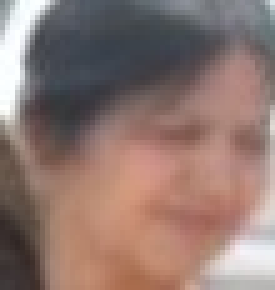
//> input picture images/face-11-DSC_6029.jpg, 55 x 58 px (shown 5 times larger); its folder holds only this picture in this run
$ ./main   (built with g++ and OpenCV 4)
//> lines starting //> are read from the running program, lines starting //| are printed output that depends on the picture
#include <opencv2/opencv.hpp>
#include <iostream>
#include <iomanip>
#include <vector>
using namespace cv;
using namespace std;


double calcSharpness(const Mat& img) {
    Mat gray, lap;
    cvtColor(img, gray, COLOR_BGR2GRAY);
    Laplacian(gray, lap, CV_64F);
    Scalar mu, sigma;
    meanStdDev(lap, mu, sigma);
    return sigma.val[0] * sigma.val[0];
}

int main() {
    vector<String> files;
    glob("images/*.jpg", files);
    if (files.empty()) {
        cout << "No images found in /images folder!" << endl;
        return -1;
    }

    for (auto &path : files) {
        Mat img = imread(path);
//> img is the input picture: 58 rows x 55 cols, CV_8UC3; mean B, G, R 113, 119.5, 143.4
        if (img.empty()) {
            cerr << "Could not read: " << path << endl;
            continue;
        }


        Mat kernel = (Mat_<float>(3,3) <<
                       0, -1,  0,
                      -1,  5, -1,
                       0, -1,  0);
        Mat sharpened;
        filter2D(img, sharpened, img.depth(), kernel);


        Mat lab;
        cvtColor(sharpened, lab, COLOR_BGR2Lab);
//> lab: 58 rows x 55 cols, CV_8UC3; mean of channels 0, 1, 2 131.7, 136.5, 135.1
        vector<Mat> lab_planes(3);
        split(lab, lab_planes);
        Ptr<CLAHE> clahe = createCLAHE(2.0, Size(8,8));
        clahe->apply(lab_planes[0], lab_planes[0]);
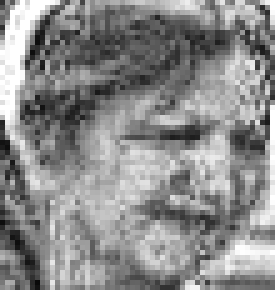
//> lab_planes[0]: 58 rows x 55 cols, CV_8UC1 (shown 5 times larger); min 10, max 255, mean 139.1
        merge(lab_planes, lab);
//> lab: 58 rows x 55 cols, CV_8UC3; mean of channels 0, 1, 2 139.1, 136.5, 135.1
        cvtColor(lab, sharpened, COLOR_Lab2BGR);
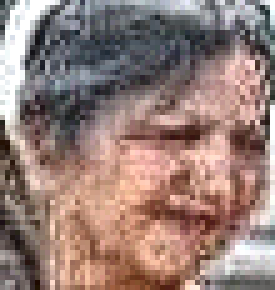
//> sharpened: 58 rows x 55 cols, CV_8UC3 (shown 5 times larger); mean B, G, R 120.4, 126.8, 150.5


        Mat denoised;
        fastNlMeansDenoisingColored(sharpened, denoised, 5, 5, 7, 21);


        double beforeSharp = calcSharpness(img);
//> in calcSharpness, `cvtColor(img, gray, COLOR_BGR2GRAY);`:
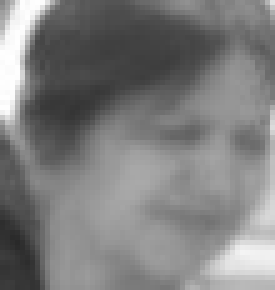
//> gray: 58 rows x 55 cols, CV_8UC1 (shown 5 times larger); min 41, max 255, mean 125.9
//> in calcSharpness, `Laplacian(gray, lap, CV_64F);`:
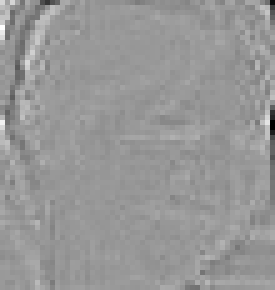
//> lap: 58 rows x 55 cols, CV_64FC1 (shown 5 times larger); min -161, max 109, mean -0.2; drawn with min black and max white
//> in calcSharpness, `meanStdDev(lap, mu, sigma);`: mu = Scalar(-0.218); sigma = Scalar(13.72)
//> beforeSharp = 188.4
        double afterSharp  = calcSharpness(denoised);
//> in calcSharpness (call 2), `Laplacian(gray, lap, CV_64F);`:
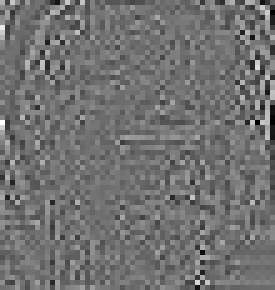
//> lap: 58 rows x 55 cols, CV_64FC1 (shown 5 times larger); min -442, max 548, mean -0.6; drawn with min black and max white
//> in calcSharpness (call 2), `meanStdDev(lap, mu, sigma);`: mu = Scalar(-0.633); sigma = Scalar(94.95)
//> afterSharp = 9014.9
        double gain = ((afterSharp - beforeSharp) / max(beforeSharp, 1.0)) * 100.0;
//> gain = 4686.2


        size_t pos = path.find_last_of('/');
//> pos = 32
        string name = path.substr(pos + 1);
//> name = "face-11-DSC_6029.jpg"
        imwrite("output/enhanced_" + name, denoised);


        Mat combined(img.rows, img.cols*2, img.type());
        img.copyTo(combined(Rect(0, 0, img.cols, img.rows)));
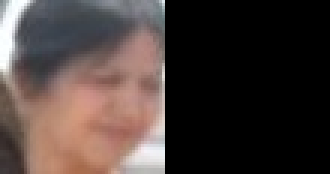
//> combined: 58 rows x 110 cols, CV_8UC3 (shown 3 times larger); mean B, G, R 56.5, 59.8, 71.7
        denoised.copyTo(combined(Rect(img.cols, 0, img.cols, img.rows)));
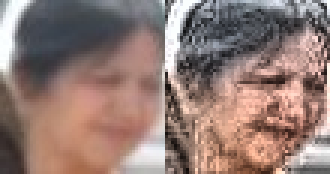
//> combined: 58 rows x 110 cols, CV_8UC3 (shown 3 times larger); mean B, G, R 116.3, 123, 146.9
        imwrite("output/comparison_" + name, combined);


        cout << fixed << setprecision(1);
        cout << "Enhanced: " << name
             << " | Sharpness Before: " << beforeSharp
             << " | After: " << afterSharp
             << " | Gain: " << gain << "%" << endl;
//| Enhanced: face-11-DSC_6029.jpg | Sharpness Before: 188.4 | After: 9014.9 | Gain: 4686.2%
    }

    cout << "All images processed successfully!\n"
         << "Results saved in /output folder." << endl;

    return 0;
}

$ run again, on images/face-8-DSC_6181.jpg
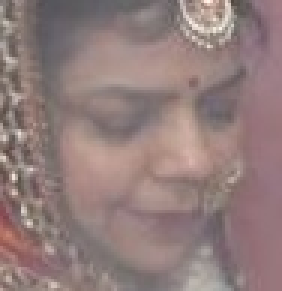
//> input picture images/face-8-DSC_6181.jpg, 94 x 97 px (shown 3 times larger)
//> img is the input picture: 97 rows x 94 cols, CV_8UC3; mean B, G, R 123.6, 125.3, 146.1
//> mu = Scalar(-0.0439); sigma = Scalar(21.19)
//> beforeSharp = 448.9
//> in calcSharpness (call 2), `Laplacian(gray, lap, CV_64F);`:
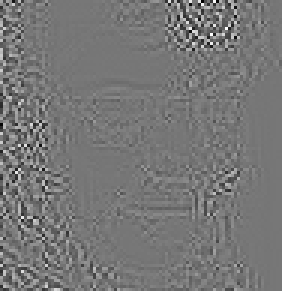
//> lap: 97 rows x 94 cols, CV_64FC1 (shown 3 times larger); min -669, max 763, mean -0.1; drawn with min black and max white
//> mu = Scalar(-0.135); sigma = Scalar(115.2)
//> afterSharp = 13281.1
//> gain = 2858.3
//> pos = 32
//> name = "face-8-DSC_6181.jpg"
//> `denoised.copyTo(combined(Rect(img.cols, 0, img.cols, img.rows)));`:
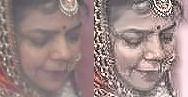
//> combined: 97 rows x 188 cols, CV_8UC3; mean B, G, R 134.4, 136.2, 157
//| Enhanced: face-8-DSC_6181.jpg | Sharpness Before: 448.9 | After: 13281.1 | Gain: 2858.3%

$ run again, on images/face-9-DSC_6029.jpg
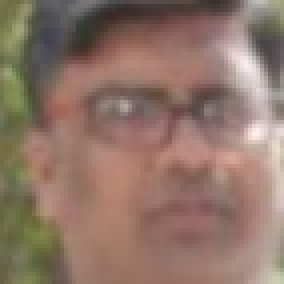
//> input picture images/face-9-DSC_6029.jpg, 71 x 71 px (shown 4 times larger)
//> img is the input picture: 71 rows x 71 cols, CV_8UC3; mean B, G, R 104.2, 117.2, 143.3
//> mu = Scalar(-0.0704); sigma = Scalar(9.87)
//> beforeSharp = 97.46
//> in calcSharpness (call 2), `Laplacian(gray, lap, CV_64F);`:
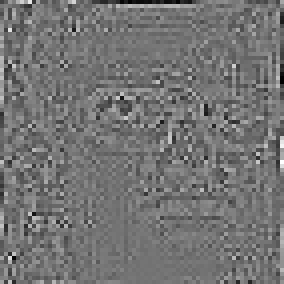
//> lap: 71 rows x 71 cols, CV_64FC1 (shown 4 times larger); min -379, max 454, mean -0.4; drawn with min black and max white
//> mu = Scalar(-0.369); sigma = Scalar(78.78)
//> afterSharp = 6206.5
//> gain = 6268.5
//> pos = 32
//> name = "face-9-DSC_6029.jpg"
//> `denoised.copyTo(combined(Rect(img.cols, 0, img.cols, img.rows)));`:
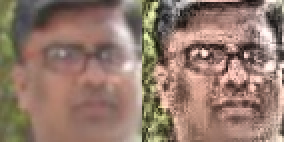
//> combined: 71 rows x 142 cols, CV_8UC3 (shown 2 times larger); mean B, G, R 107.9, 121.3, 148.1
//| Enhanced: face-9-DSC_6029.jpg | Sharpness Before: 97.5 | After: 6206.5 | Gain: 6268.5%

$ run again, on images/face-9-DSC_6031.jpg
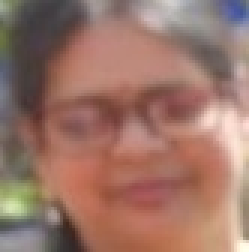
//> input picture images/face-9-DSC_6031.jpg, 83 x 84 px (shown 3 times larger)
//> img is the input picture: 84 rows x 83 cols, CV_8UC3; mean B, G, R 104.3, 116.6, 155.2
//> mu = Scalar(-0.0287); sigma = Scalar(7)
//> beforeSharp = 49.02
//> afterSharp = 2286.1
//> gain = 4563.1
//> pos = 32
//> name = "face-9-DSC_6031.jpg"
//> `denoised.copyTo(combined(Rect(img.cols, 0, img.cols, img.rows)));`:
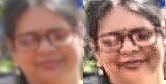
//> combined: 84 rows x 166 cols, CV_8UC3; mean B, G, R 111.4, 124.1, 163.1
//| Enhanced: face-9-DSC_6031.jpg | Sharpness Before: 49.0 | After: 2286.1 | Gain: 4563.1%
